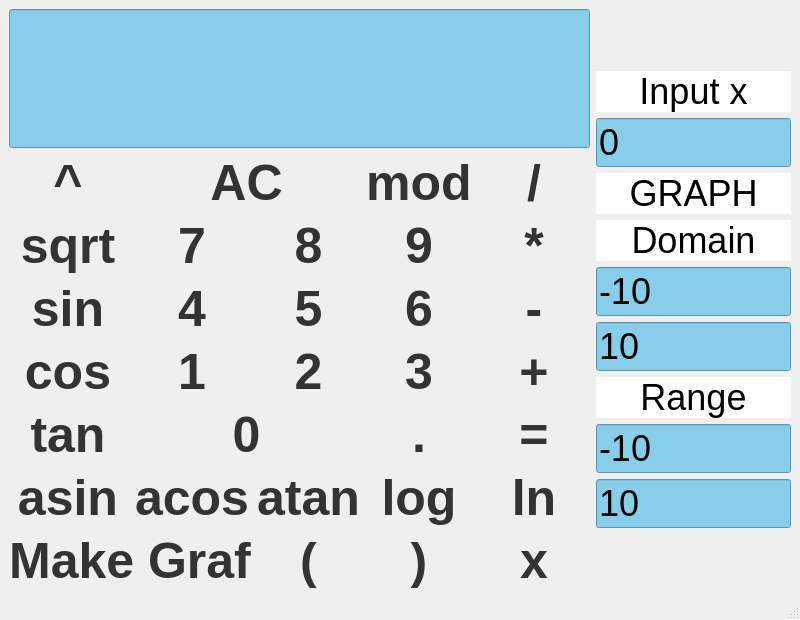
 <widget class="QMainWindow" name="MainWindow">
  <property name="geometry">
   <rect>
    <x>0</x>
    <y>0</y>
    <width>800</width>
    <height>620</height>
   </rect>
  </property>
  <property name="windowTitle">
   <string>MainWindow</string>
  </property>
  <widget class="QWidget" name="centralwidget">
   <layout class="QHBoxLayout" name="horizontalLayout">
    <item>
     <layout class="QGridLayout" name="gridLayout_2" columnstretch="0,0,0,0,0,0">
      <property name="sizeConstraint">
       <enum>QLayout::SetDefaultConstraint</enum>
      </property>
      <property name="leftMargin">
       <number>0</number>
      </property>
      <property name="topMargin">
       <number>0</number>
      </property>
      <property name="rightMargin">
       <number>0</number>
      </property>
      <property name="bottomMargin">
       <number>0</number>
      </property>
      <property name="horizontalSpacing">
       <number>-1</number>
      </property>
      <item row="3" column="1">
       <widget class="QPushButton" name="pushButton_sin">
        <property name="sizePolicy">
         <sizepolicy hsizetype="Preferred" vsizetype="Preferred">
          <horstretch>0</horstretch>
          <verstretch>0</verstretch>
         </sizepolicy>
        </property>
        <property name="styleSheet">
         <string>QPushButton {
color: #333;
border-radius: 10px;
background: qradialgradient(
cx: 0.4, cy: -0.5, fx: 0.3, fy: -0.4,
radius: 1.35, stop: 0 #DCDCDC
);
font-size:50px;
font-weight:800;
}

QPushButton:hover {
background: qradialgradient(
cx: 0.3, cy: -0.4, fx: 0.3, fy: -0.4,
radius: 1.35, stop: 0 #fff, stop: 1 #bbb
);
}</string>
        </property>
        <property name="text">
         <string>sin</string>
        </property>
       </widget>
      </item>
      <item row="6" column="5">
       <widget class="QPushButton" name="pushButton_ln">
        <property name="sizePolicy">
         <sizepolicy hsizetype="Preferred" vsizetype="Preferred">
          <horstretch>0</horstretch>
          <verstretch>0</verstretch>
         </sizepolicy>
        </property>
        <property name="styleSheet">
         <string notr="true">QPushButton {
color: #333;
border-radius: 10px;
background: qradialgradient(
cx: 0.4, cy: -0.5, fx: 0.3, fy: -0.4,
radius: 1.35, stop: 0 #87CEFA, stop: 1 #87CEFA
);
font-size:50px;
font-weight:800;
}

QPushButton:hover {
background: qradialgradient(
cx: 0.3, cy: -0.4, fx: 0.3, fy: -0.4,
radius: 1.35, stop: 0 #fff, stop: 1 #bbb
);
}</string>
        </property>
        <property name="text">
         <string>ln</string>
        </property>
       </widget>
      </item>
      <item row="1" column="4">
       <widget class="QPushButton" name="pushButton_mod">
        <property name="sizePolicy">
         <sizepolicy hsizetype="Preferred" vsizetype="Preferred">
          <horstretch>0</horstretch>
          <verstretch>0</verstretch>
         </sizepolicy>
        </property>
        <property name="styleSheet">
         <string>QPushButton {
color: #333;
border-radius: 10px;
background: qradialgradient(
cx: 0.4, cy: -0.5, fx: 0.3, fy: -0.4,
radius: 1.35, stop: 0 #87CEFA, stop: 1 #87CEFA
);
font-size:50px;
font-weight:800;
}

QPushButton:hover {
background: qradialgradient(
cx: 0.3, cy: -0.4, fx: 0.3, fy: -0.4,
radius: 1.35, stop: 0 #fff, stop: 1 #bbb
);
}</string>
        </property>
        <property name="text">
         <string>mod</string>
        </property>
       </widget>
      </item>
      <item row="3" column="3">
       <widget class="QPushButton" name="pushButton_5">
        <property name="sizePolicy">
         <sizepolicy hsizetype="Preferred" vsizetype="Preferred">
          <horstretch>0</horstretch>
          <verstretch>0</verstretch>
         </sizepolicy>
        </property>
        <property name="styleSheet">
         <string notr="true">QPushButton {
color: #333;
border-radius: 10px;
background: qradialgradient(
cx: 0.4, cy: -0.5, fx: 0.3, fy: -0.4,
radius: 1.35, stop: 0 #DCDCDC
);
font-size:50px;
font-weight:800;
}

QPushButton:hover {
background: qradialgradient(
cx: 0.3, cy: -0.4, fx: 0.3, fy: -0.4,
radius: 1.35, stop: 0 #fff, stop: 1 #bbb
);
}</string>
        </property>
        <property name="text">
         <string>5</string>
        </property>
       </widget>
      </item>
      <item row="2" column="2">
       <widget class="QPushButton" name="pushButton_7">
        <property name="sizePolicy">
         <sizepolicy hsizetype="Preferred" vsizetype="Preferred">
          <horstretch>0</horstretch>
          <verstretch>0</verstretch>
         </sizepolicy>
        </property>
        <property name="styleSheet">
         <string notr="true">QPushButton {
color: #333;
border-radius: 10px;
background: qradialgradient(
cx: 0.4, cy: -0.5, fx: 0.3, fy: -0.4,
radius: 1.35, stop: 0 #DCDCDC
);
font-size:50px;
font-weight:800;
}

QPushButton:hover {
background: qradialgradient(
cx: 0.3, cy: -0.4, fx: 0.3, fy: -0.4,
radius: 1.35, stop: 0 #fff, stop: 1 #bbb
);
}</string>
        </property>
        <property name="text">
         <string>7</string>
        </property>
       </widget>
      </item>
      <item row="6" column="2">
       <widget class="QPushButton" name="pushButton_acos">
        <property name="sizePolicy">
         <sizepolicy hsizetype="Preferred" vsizetype="Preferred">
          <horstretch>0</horstretch>
          <verstretch>0</verstretch>
         </sizepolicy>
        </property>
        <property name="styleSheet">
         <string notr="true">QPushButton {
color: #333;
border-radius: 10px;
background: qradialgradient(
cx: 0.4, cy: -0.5, fx: 0.3, fy: -0.4,
radius: 1.35, stop: 0 #DCDCDC
);
font-size:50px;
font-weight:800;
}

QPushButton:hover {
background: qradialgradient(
cx: 0.3, cy: -0.4, fx: 0.3, fy: -0.4,
radius: 1.35, stop: 0 #fff, stop: 1 #bbb
);
}</string>
        </property>
        <property name="text">
         <string>acos</string>
        </property>
       </widget>
      </item>
      <item row="6" column="4">
       <widget class="QPushButton" name="pushButton_log">
        <property name="sizePolicy">
         <sizepolicy hsizetype="Preferred" vsizetype="Preferred">
          <horstretch>0</horstretch>
          <verstretch>0</verstretch>
         </sizepolicy>
        </property>
        <property name="styleSheet">
         <string notr="true">QPushButton {
color: #333;
border-radius: 10px;
background: qradialgradient(
cx: 0.4, cy: -0.5, fx: 0.3, fy: -0.4,
radius: 1.35, stop: 0 #DCDCDC
);
font-size:50px;
font-weight:800;
}

QPushButton:hover {
background: qradialgradient(
cx: 0.3, cy: -0.4, fx: 0.3, fy: -0.4,
radius: 1.35, stop: 0 #fff, stop: 1 #bbb
);
}</string>
        </property>
        <property name="text">
         <string>log</string>
        </property>
       </widget>
      </item>
      <item row="3" column="4">
       <widget class="QPushButton" name="pushButton_6">
        <property name="sizePolicy">
         <sizepolicy hsizetype="Preferred" vsizetype="Preferred">
          <horstretch>0</horstretch>
          <verstretch>0</verstretch>
         </sizepolicy>
        </property>
        <property name="styleSheet">
         <string notr="true">QPushButton {
color: #333;
border-radius: 10px;
background: qradialgradient(
cx: 0.4, cy: -0.5, fx: 0.3, fy: -0.4,
radius: 1.35, stop: 0 #DCDCDC
);
font-size:50px;
font-weight:800;
}

QPushButton:hover {
background: qradialgradient(
cx: 0.3, cy: -0.4, fx: 0.3, fy: -0.4,
radius: 1.35, stop: 0 #fff, stop: 1 #bbb
);
}</string>
        </property>
        <property name="text">
         <string>6</string>
        </property>
       </widget>
      </item>
      <item row="2" column="4">
       <widget class="QPushButton" name="pushButton_9">
        <property name="sizePolicy">
         <sizepolicy hsizetype="Preferred" vsizetype="Preferred">
          <horstretch>0</horstretch>
          <verstretch>0</verstretch>
         </sizepolicy>
        </property>
        <property name="styleSheet">
         <string notr="true">QPushButton {
color: #333;
border-radius: 10px;
background: qradialgradient(
cx: 0.4, cy: -0.5, fx: 0.3, fy: -0.4,
radius: 1.35, stop: 0 #DCDCDC
);
font-size:50px;
font-weight:800;
}

QPushButton:hover {
background: qradialgradient(
cx: 0.3, cy: -0.4, fx: 0.3, fy: -0.4,
radius: 1.35, stop: 0 #fff, stop: 1 #bbb
);
}</string>
        </property>
        <property name="text">
         <string>9</string>
        </property>
       </widget>
      </item>
      <item row="1" column="2" colspan="2">
       <widget class="QPushButton" name="pushButton_clean">
        <property name="sizePolicy">
         <sizepolicy hsizetype="Preferred" vsizetype="Preferred">
          <horstretch>0</horstretch>
          <verstretch>0</verstretch>
         </sizepolicy>
        </property>
        <property name="styleSheet">
         <string notr="true">QPushButton {
color: #333;
border-radius: 10px;
background: qradialgradient(
cx: 0.4, cy: -0.5, fx: 0.3, fy: -0.4,
radius: 1.35, stop: 0 #87CEFA, stop: 1 #87CEFA
);
font-size:50px;
font-weight:800;
}

QPushButton:hover {
background: qradialgradient(
cx: 0.3, cy: -0.4, fx: 0.3, fy: -0.4,
radius: 1.35, stop: 0 #fff, stop: 1 #bbb
);
}</string>
        </property>
        <property name="text">
         <string>AC</string>
        </property>
       </widget>
      </item>
      <item row="4" column="3">
       <widget class="QPushButton" name="pushButton_2">
        <property name="sizePolicy">
         <sizepolicy hsizetype="Preferred" vsizetype="Preferred">
          <horstretch>0</horstretch>
          <verstretch>0</verstretch>
         </sizepolicy>
        </property>
        <property name="styleSheet">
         <string notr="true">QPushButton {
color: #333;
border-radius: 10px;
background: qradialgradient(
cx: 0.4, cy: -0.5, fx: 0.3, fy: -0.4,
radius: 1.35, stop: 0 #DCDCDC
);
font-size:50px;
font-weight:800;
}

QPushButton:hover {
background: qradialgradient(
cx: 0.3, cy: -0.4, fx: 0.3, fy: -0.4,
radius: 1.35, stop: 0 #fff, stop: 1 #bbb
);
}</string>
        </property>
        <property name="text">
         <string>2</string>
        </property>
       </widget>
      </item>
      <item row="1" column="1">
       <widget class="QPushButton" name="pushButton_degree">
        <property name="sizePolicy">
         <sizepolicy hsizetype="Preferred" vsizetype="Preferred">
          <horstretch>0</horstretch>
          <verstretch>0</verstretch>
         </sizepolicy>
        </property>
        <property name="styleSheet">
         <string notr="true">QPushButton {
color: #333;
border-radius: 10px;
background: qradialgradient(
cx: 0.4, cy: -0.5, fx: 0.3, fy: -0.4,
radius: 1.35, stop: 0 #87CEFA, stop: 1 #87CEFA
);
font-size:50px;
font-weight:800;
}

QPushButton:hover {
background: qradialgradient(
cx: 0.3, cy: -0.4, fx: 0.3, fy: -0.4,
radius: 1.35, stop: 0 #fff, stop: 1 #bbb
);
}</string>
        </property>
        <property name="text">
         <string>^</string>
        </property>
       </widget>
      </item>
      <item row="4" column="2">
       <widget class="QPushButton" name="pushButton_1">
        <property name="sizePolicy">
         <sizepolicy hsizetype="Preferred" vsizetype="Preferred">
          <horstretch>0</horstretch>
          <verstretch>0</verstretch>
         </sizepolicy>
        </property>
        <property name="styleSheet">
         <string notr="true">QPushButton {
color: #333;
border-radius: 10px;
background: qradialgradient(
cx: 0.4, cy: -0.5, fx: 0.3, fy: -0.4,
radius: 1.35, stop: 0 #DCDCDC
);
font-size:50px;
font-weight:800;
}

QPushButton:hover {
background: qradialgradient(
cx: 0.3, cy: -0.4, fx: 0.3, fy: -0.4,
radius: 1.35, stop: 0 #fff, stop: 1 #bbb
);
}</string>
        </property>
        <property name="text">
         <string>1</string>
        </property>
       </widget>
      </item>
      <item row="5" column="5">
       <widget class="QPushButton" name="pushButton_equals">
        <property name="sizePolicy">
         <sizepolicy hsizetype="Preferred" vsizetype="Preferred">
          <horstretch>0</horstretch>
          <verstretch>0</verstretch>
         </sizepolicy>
        </property>
        <property name="sizeIncrement">
         <size>
          <width>0</width>
          <height>0</height>
         </size>
        </property>
        <property name="font">
         <font>
          <pointsize>-1</pointsize>
          <italic>false</italic>
          <bold>true</bold>
         </font>
        </property>
        <property name="styleSheet">
         <string notr="true">QPushButton {
color: #333;
border-radius: 10px;
background: qradialgradient(
cx: 0.4, cy: -0.5, fx: 0.3, fy: -0.4,
radius: 1.35, stop: 0 #87CEFA, stop: 1 #87CEFA
);
font-size:50px;
font-weight:800;
}

QPushButton:hover {
background: qradialgradient(
cx: 0.3, cy: -0.4, fx: 0.3, fy: -0.4,
radius: 1.35, stop: 0 #fff, stop: 1 #bbb
);
}</string>
        </property>
        <property name="text">
         <string>=</string>
        </property>
       </widget>
      </item>
      <item row="2" column="5">
       <widget class="QPushButton" name="pushButton_mul">
        <property name="sizePolicy">
         <sizepolicy hsizetype="Preferred" vsizetype="Preferred">
          <horstretch>0</horstretch>
          <verstretch>0</verstretch>
         </sizepolicy>
        </property>
        <property name="sizeIncrement">
         <size>
          <width>0</width>
          <height>0</height>
         </size>
        </property>
        <property name="styleSheet">
         <string notr="true">QPushButton {
color: #333;
border-radius: 10px;
background: qradialgradient(
cx: 0.4, cy: -0.5, fx: 0.3, fy: -0.4,
radius: 1.35, stop: 0 #87CEFA, stop: 1 #87CEFA
);
font-size:50px;
font-weight:800;
}

QPushButton:hover {
background: qradialgradient(
cx: 0.3, cy: -0.4, fx: 0.3, fy: -0.4,
radius: 1.35, stop: 0 #fff, stop: 1 #bbb
);
}</string>
        </property>
        <property name="text">
         <string>*</string>
        </property>
       </widget>
      </item>
      <item row="6" column="1">
       <widget class="QPushButton" name="pushButton_asin">
        <property name="sizePolicy">
         <sizepolicy hsizetype="Preferred" vsizetype="Preferred">
          <horstretch>0</horstretch>
          <verstretch>0</verstretch>
         </sizepolicy>
        </property>
        <property name="styleSheet">
         <string>QPushButton {
color: #333;
border-radius: 10px;
background: qradialgradient(
cx: 0.4, cy: -0.5, fx: 0.3, fy: -0.4,
radius: 1.35, stop: 0 #DCDCDC
);
font-size:50px;
font-weight:800;
}

QPushButton:hover {
background: qradialgradient(
cx: 0.3, cy: -0.4, fx: 0.3, fy: -0.4,
radius: 1.35, stop: 0 #fff, stop: 1 #bbb
);
}</string>
        </property>
        <property name="text">
         <string>asin</string>
        </property>
       </widget>
      </item>
      <item row="1" column="5">
       <widget class="QPushButton" name="pushButton_div">
        <property name="sizePolicy">
         <sizepolicy hsizetype="Preferred" vsizetype="Preferred">
          <horstretch>0</horstretch>
          <verstretch>0</verstretch>
         </sizepolicy>
        </property>
        <property name="sizeIncrement">
         <size>
          <width>0</width>
          <height>0</height>
         </size>
        </property>
        <property name="styleSheet">
         <string notr="true">QPushButton {
color: #333;
border-radius: 10px;
background: qradialgradient(
cx: 0.4, cy: -0.5, fx: 0.3, fy: -0.4,
radius: 1.35, stop: 0#87CEFA, stop: 1 #87CEFA
);
font-size:50px;
font-weight:800;
}

QPushButton:hover {
background: qradialgradient(
cx: 0.3, cy: -0.4, fx: 0.3, fy: -0.4,
radius: 1.35, stop: 0 #fff, stop: 1 #bbb
);
}</string>
        </property>
        <property name="text">
         <string>/</string>
        </property>
       </widget>
      </item>
      <item row="5" column="2" colspan="2">
       <widget class="QPushButton" name="pushButton_zero">
        <property name="sizePolicy">
         <sizepolicy hsizetype="Preferred" vsizetype="Preferred">
          <horstretch>0</horstretch>
          <verstretch>0</verstretch>
         </sizepolicy>
        </property>
        <property name="styleSheet">
         <string>QPushButton {
color: #333;
border-radius: 10px;
background: qradialgradient(
cx: 0.4, cy: -0.5, fx: 0.3, fy: -0.4,
radius: 1.35, stop: 0 #DCDCDC
);
font-size:50px;
font-weight:800;
}

QPushButton:hover {
background: qradialgradient(
cx: 0.3, cy: -0.4, fx: 0.3, fy: -0.4,
radius: 1.35, stop: 0 #fff, stop: 1 #bbb
);
}</string>
        </property>
        <property name="text">
         <string>0</string>
        </property>
       </widget>
      </item>
      <item row="7" column="5">
       <widget class="QPushButton" name="pushButton_x">
        <property name="styleSheet">
         <string notr="true">QPushButton {
color: #333;
border-radius: 10px;
background: qradialgradient(
cx: 0.4, cy: -0.5, fx: 0.3, fy: -0.4,
radius: 1.35, stop: 0 #87CEFA, stop: 1 #87CEFA
);
font-size:50px;
font-weight:800;
}

QPushButton:hover {
background: qradialgradient(
cx: 0.3, cy: -0.4, fx: 0.3, fy: -0.4,
radius: 1.35, stop: 0 #fff, stop: 1 #bbb
);
}</string>
        </property>
        <property name="text">
         <string>   x   </string>
        </property>
       </widget>
      </item>
      <item row="6" column="3">
       <widget class="QPushButton" name="pushButton_atan">
        <property name="sizePolicy">
         <sizepolicy hsizetype="Preferred" vsizetype="Preferred">
          <horstretch>0</horstretch>
          <verstretch>0</verstretch>
         </sizepolicy>
        </property>
        <property name="styleSheet">
         <string notr="true">QPushButton {
color: #333;
border-radius: 10px;
background: qradialgradient(
cx: 0.4, cy: -0.5, fx: 0.3, fy: -0.4,
radius: 1.35, stop: 0 #DCDCDC
);
font-size:50px;
font-weight:800;
}

QPushButton:hover {
background: qradialgradient(
cx: 0.3, cy: -0.4, fx: 0.3, fy: -0.4,
radius: 1.35, stop: 0 #fff, stop: 1 #bbb
);
}</string>
        </property>
        <property name="text">
         <string>atan</string>
        </property>
       </widget>
      </item>
      <item row="4" column="1">
       <widget class="QPushButton" name="pushButton_cos">
        <property name="sizePolicy">
         <sizepolicy hsizetype="Preferred" vsizetype="Preferred">
          <horstretch>0</horstretch>
          <verstretch>0</verstretch>
         </sizepolicy>
        </property>
        <property name="styleSheet">
         <string notr="true">QPushButton {
color: #333;
border-radius: 10px;
background: qradialgradient(
cx: 0.4, cy: -0.5, fx: 0.3, fy: -0.4,
radius: 1.35, stop: 0 #DCDCDC
);
font-size:50px;
font-weight:800;
}

QPushButton:hover {
background: qradialgradient(
cx: 0.3, cy: -0.4, fx: 0.3, fy: -0.4,
radius: 1.35, stop: 0 #fff, stop: 1 #bbb
);
}</string>
        </property>
        <property name="text">
         <string>cos</string>
        </property>
       </widget>
      </item>
      <item row="5" column="1">
       <widget class="QPushButton" name="pushButton_tan">
        <property name="sizePolicy">
         <sizepolicy hsizetype="Preferred" vsizetype="Preferred">
          <horstretch>0</horstretch>
          <verstretch>0</verstretch>
         </sizepolicy>
        </property>
        <property name="styleSheet">
         <string notr="true">QPushButton {
color: #333;
border-radius: 10px;
background: qradialgradient(
cx: 0.4, cy: -0.5, fx: 0.3, fy: -0.4,
radius: 1.35, stop: 0 #DCDCDC
);
font-size:50px;
font-weight:800;
}

QPushButton:hover {
background: qradialgradient(
cx: 0.3, cy: -0.4, fx: 0.3, fy: -0.4,
radius: 1.35, stop: 0 #fff, stop: 1 #bbb
);
}</string>
        </property>
        <property name="text">
         <string>tan</string>
        </property>
       </widget>
      </item>
      <item row="7" column="4">
       <widget class="QPushButton" name="pushButton_brack_r">
        <property name="sizePolicy">
         <sizepolicy hsizetype="Preferred" vsizetype="Preferred">
          <horstretch>0</horstretch>
          <verstretch>0</verstretch>
         </sizepolicy>
        </property>
        <property name="styleSheet">
         <string notr="true">QPushButton {
color: #333;
border-radius: 10px;
background: qradialgradient(
cx: 0.4, cy: -0.5, fx: 0.3, fy: -0.4,
radius: 1.35, stop: 0 #DCDCDC
);
font-size:50px;
font-weight:800;
}

QPushButton:hover {
background: qradialgradient(
cx: 0.3, cy: -0.4, fx: 0.3, fy: -0.4,
radius: 1.35, stop: 0 #fff, stop: 1 #bbb
);
}</string>
        </property>
        <property name="text">
         <string>)</string>
        </property>
       </widget>
      </item>
      <item row="4" column="5">
       <widget class="QPushButton" name="pushButton_plus">
        <property name="sizePolicy">
         <sizepolicy hsizetype="Preferred" vsizetype="Preferred">
          <horstretch>0</horstretch>
          <verstretch>0</verstretch>
         </sizepolicy>
        </property>
        <property name="sizeIncrement">
         <size>
          <width>0</width>
          <height>0</height>
         </size>
        </property>
        <property name="styleSheet">
         <string notr="true">QPushButton {
color: #333;
border-radius: 10px;
background: qradialgradient(
cx: 0.4, cy: -0.5, fx: 0.3, fy: -0.4,
radius: 1.35, stop: 0 #87CEFA, stop: 1 #87CEFA
);
font-size:50px;
font-weight:800;
}

QPushButton:hover {
background: qradialgradient(
cx: 0.3, cy: -0.4, fx: 0.3, fy: -0.4,
radius: 1.35, stop: 0 #fff, stop: 1 #bbb
);
}</string>
        </property>
        <property name="text">
         <string>+</string>
        </property>
       </widget>
      </item>
      <item row="2" column="1">
       <widget class="QPushButton" name="pushButton_sqrt">
        <property name="sizePolicy">
         <sizepolicy hsizetype="Preferred" vsizetype="Preferred">
          <horstretch>0</horstretch>
          <verstretch>0</verstretch>
         </sizepolicy>
        </property>
        <property name="styleSheet">
         <string notr="true">QPushButton {
color: #333;
border-radius: 10px;
background: qradialgradient(
cx: 0.4, cy: -0.5, fx: 0.3, fy: -0.4,
radius: 1.35, stop: 0 #DCDCDC
);
font-size:50px;
font-weight:800;
}

QPushButton:hover {
background: qradialgradient(
cx: 0.3, cy: -0.4, fx: 0.3, fy: -0.4,
radius: 1.35, stop: 0 #fff, stop: 1 #bbb
);
}</string>
        </property>
        <property name="text">
         <string>sqrt</string>
        </property>
       </widget>
      </item>
      <item row="2" column="3">
       <widget class="QPushButton" name="pushButton_8">
        <property name="sizePolicy">
         <sizepolicy hsizetype="Preferred" vsizetype="Preferred">
          <horstretch>0</horstretch>
          <verstretch>0</verstretch>
         </sizepolicy>
        </property>
        <property name="styleSheet">
         <string notr="true">QPushButton {
color: #333;
border-radius: 10px;
background: qradialgradient(
cx: 0.4, cy: -0.5, fx: 0.3, fy: -0.4,
radius: 1.35, stop: 0 #DCDCDC
);
font-size:50px;
font-weight:800;
}

QPushButton:hover {
background: qradialgradient(
cx: 0.3, cy: -0.4, fx: 0.3, fy: -0.4,
radius: 1.35, stop: 0 #fff, stop: 1 #bbb
);
}</string>
        </property>
        <property name="text">
         <string>8</string>
        </property>
       </widget>
      </item>
      <item row="3" column="2">
       <widget class="QPushButton" name="pushButton_4">
        <property name="sizePolicy">
         <sizepolicy hsizetype="Preferred" vsizetype="Preferred">
          <horstretch>0</horstretch>
          <verstretch>0</verstretch>
         </sizepolicy>
        </property>
        <property name="styleSheet">
         <string notr="true">QPushButton {
color: #333;
border-radius: 10px;
background: qradialgradient(
cx: 0.4, cy: -0.5, fx: 0.3, fy: -0.4,
radius: 1.35, stop: 0 #DCDCDC
);
font-size:50px;
font-weight:800;
}

QPushButton:hover {
background: qradialgradient(
cx: 0.3, cy: -0.4, fx: 0.3, fy: -0.4,
radius: 1.35, stop: 0 #fff, stop: 1 #bbb
);
}</string>
        </property>
        <property name="text">
         <string>4</string>
        </property>
       </widget>
      </item>
      <item row="5" column="4">
       <widget class="QPushButton" name="pushButton_point">
        <property name="sizePolicy">
         <sizepolicy hsizetype="Preferred" vsizetype="Preferred">
          <horstretch>0</horstretch>
          <verstretch>0</verstretch>
         </sizepolicy>
        </property>
        <property name="styleSheet">
         <string notr="true">QPushButton {
color: #333;
border-radius: 10px;
background: qradialgradient(
cx: 0.4, cy: -0.5, fx: 0.3, fy: -0.4,
radius: 1.35, stop: 0 #DCDCDC
);
font-size:50px;
font-weight:800;
}

QPushButton:hover {
background: qradialgradient(
cx: 0.3, cy: -0.4, fx: 0.3, fy: -0.4,
radius: 1.35, stop: 0 #fff, stop: 1 #bbb
);
}</string>
        </property>
        <property name="text">
         <string>  .  </string>
        </property>
       </widget>
      </item>
      <item row="3" column="5">
       <widget class="QPushButton" name="pushButton_minus">
        <property name="sizePolicy">
         <sizepolicy hsizetype="Preferred" vsizetype="Preferred">
          <horstretch>0</horstretch>
          <verstretch>0</verstretch>
         </sizepolicy>
        </property>
        <property name="sizeIncrement">
         <size>
          <width>0</width>
          <height>0</height>
         </size>
        </property>
        <property name="styleSheet">
         <string notr="true">QPushButton {
color: #333;
border-radius: 10px;
background: qradialgradient(
cx: 0.4, cy: -0.5, fx: 0.3, fy: -0.4,
radius: 1.35, stop: 0 #87CEFA, stop: 1 #87CEFA
);
font-size:50px;
font-weight:800;
}

QPushButton:hover {
background: qradialgradient(
cx: 0.3, cy: -0.4, fx: 0.3, fy: -0.4,
radius: 1.35, stop: 0 #fff, stop: 1 #bbb
);
}</string>
        </property>
        <property name="text">
         <string>-</string>
        </property>
       </widget>
      </item>
      <item row="7" column="3">
       <widget class="QPushButton" name="pushButton_brack_l">
        <property name="sizePolicy">
         <sizepolicy hsizetype="Preferred" vsizetype="Preferred">
          <horstretch>0</horstretch>
          <verstretch>0</verstretch>
         </sizepolicy>
        </property>
        <property name="styleSheet">
         <string notr="true">QPushButton {
color: #333;
border-radius: 10px;
background: qradialgradient(
cx: 0.4, cy: -0.5, fx: 0.3, fy: -0.4,
radius: 1.35, stop: 0 #DCDCDC
);
font-size:50px;
font-weight:800;
}

QPushButton:hover {
background: qradialgradient(
cx: 0.3, cy: -0.4, fx: 0.3, fy: -0.4,
radius: 1.35, stop: 0 #fff, stop: 1 #bbb
);
}</string>
        </property>
        <property name="text">
         <string>(</string>
        </property>
       </widget>
      </item>
      <item row="7" column="1" colspan="2">
       <widget class="QPushButton" name="pushButton_graph">
        <property name="sizePolicy">
         <sizepolicy hsizetype="Preferred" vsizetype="Preferred">
          <horstretch>0</horstretch>
          <verstretch>0</verstretch>
         </sizepolicy>
        </property>
        <property name="styleSheet">
         <string notr="true">QPushButton {
color: #333;
border-radius: 10px;
background: qradialgradient(
cx: 0.4, cy: -0.5, fx: 0.3, fy: -0.4,
radius: 1.35, stop: 0 #00FA9A
);
font-size:50px;
font-weight:800;
}

QPushButton:hover {
background: qradialgradient(
cx: 0.3, cy: -0.4, fx: 0.3, fy: -0.4,
radius: 1.35, stop: 0 #fff, stop: 1 #bbb
);
}</string>
        </property>
        <property name="text">
         <string>Make Graf</string>
        </property>
       </widget>
      </item>
      <item row="4" column="4">
       <widget class="QPushButton" name="pushButton_3">
        <property name="sizePolicy">
         <sizepolicy hsizetype="Preferred" vsizetype="Preferred">
          <horstretch>0</horstretch>
          <verstretch>0</verstretch>
         </sizepolicy>
        </property>
        <property name="styleSheet">
         <string notr="true">QPushButton {
color: #333;
border-radius: 10px;
background: qradialgradient(
cx: 0.4, cy: -0.5, fx: 0.3, fy: -0.4,
radius: 1.35, stop: 0 #DCDCDC
);
font-size:50px;
font-weight:800;
}

QPushButton:hover {
background: qradialgradient(
cx: 0.3, cy: -0.4, fx: 0.3, fy: -0.4,
radius: 1.35, stop: 0 #fff, stop: 1 #bbb
);
}</string>
        </property>
        <property name="text">
         <string>3</string>
        </property>
       </widget>
      </item>
      <item row="0" column="1" colspan="5">
       <layout class="QVBoxLayout" name="verticalLayout_2">
        <item>
         <widget class="QLineEdit" name="result">
          <property name="sizePolicy">
           <sizepolicy hsizetype="Expanding" vsizetype="Expanding">
            <horstretch>0</horstretch>
            <verstretch>0</verstretch>
           </sizepolicy>
          </property>
          <property name="font">
           <font>
            <pointsize>-1</pointsize>
           </font>
          </property>
          <property name="styleSheet">
           <string notr="true">QLineEdit{
color:black;
font-size: 32px;
background-color:#87CEEB
}</string>
          </property>
          <property name="text">
           <string/>
          </property>
          <property name="alignment">
           <set>Qt::AlignLeading|Qt::AlignLeft|Qt::AlignTop</set>
          </property>
         </widget>
        </item>
       </layout>
      </item>
     </layout>
    </item>
    <item>
     <layout class="QVBoxLayout" name="verticalLayout_3">
      <item>
       <spacer name="verticalSpacer">
        <property name="orientation">
         <enum>Qt::Vertical</enum>
        </property>
        <property name="sizeHint" stdset="0">
         <size>
          <width>20</width>
          <height>40</height>
         </size>
        </property>
       </spacer>
      </item>
      <item>
       <widget class="QLabel" name="label">
        <property name="font">
         <font>
          <pointsize>27</pointsize>
         </font>
        </property>
        <property name="styleSheet">
         <string notr="true">QLabel{
color:black;
background-color:#FFFFFF
}</string>
        </property>
        <property name="text">
         <string>Input x</string>
        </property>
        <property name="alignment">
         <set>Qt::AlignCenter</set>
        </property>
       </widget>
      </item>
      <item>
       <widget class="QLineEdit" name="input_x">
        <property name="font">
         <font>
          <pointsize>27</pointsize>
         </font>
        </property>
        <property name="styleSheet">
         <string notr="true">QLineEdit {
color:black;
background-color:#87CEEB
}</string>
        </property>
        <property name="text">
         <string>0</string>
        </property>
       </widget>
      </item>
      <item>
       <widget class="QLabel" name="label_2">
        <property name="font">
         <font>
          <pointsize>27</pointsize>
         </font>
        </property>
        <property name="styleSheet">
         <string notr="true">QLabel{
color:black;
background-color:#FFFFFF
}</string>
        </property>
        <property name="text">
         <string>GRAPH</string>
        </property>
        <property name="alignment">
         <set>Qt::AlignCenter</set>
        </property>
       </widget>
      </item>
      <item>
       <widget class="QLabel" name="label_3">
        <property name="font">
         <font>
          <pointsize>27</pointsize>
         </font>
        </property>
        <property name="styleSheet">
         <string notr="true">QLabel{
color:black;
background-color:#FFFFFF
}</string>
        </property>
        <property name="text">
         <string>Domain</string>
        </property>
        <property name="alignment">
         <set>Qt::AlignCenter</set>
        </property>
       </widget>
      </item>
      <item>
       <widget class="QLineEdit" name="domain_min">
        <property name="font">
         <font>
          <pointsize>27</pointsize>
         </font>
        </property>
        <property name="styleSheet">
         <string notr="true">QLineEdit {
color:black;
background-color:#87CEEB
}</string>
        </property>
        <property name="text">
         <string>-10</string>
        </property>
       </widget>
      </item>
      <item>
       <widget class="QLineEdit" name="domain_max">
        <property name="font">
         <font>
          <pointsize>27</pointsize>
         </font>
        </property>
        <property name="styleSheet">
         <string notr="true">QLineEdit {
color:black;
background-color:#87CEEB
}</string>
        </property>
        <property name="text">
         <string>10</string>
        </property>
       </widget>
      </item>
      <item>
       <widget class="QLabel" name="label_4">
        <property name="font">
         <font>
          <pointsize>27</pointsize>
         </font>
        </property>
        <property name="styleSheet">
         <string notr="true">QLabel{
color:black;
background-color:#FFFFFF
}</string>
        </property>
        <property name="text">
         <string>Range</string>
        </property>
        <property name="alignment">
         <set>Qt::AlignCenter</set>
        </property>
       </widget>
      </item>
      <item>
       <widget class="QLineEdit" name="range_min">
        <property name="font">
         <font>
          <pointsize>27</pointsize>
         </font>
        </property>
        <property name="styleSheet">
         <string notr="true">QLineEdit {
color:black;
background-color:#87CEEB
}</string>
        </property>
        <property name="text">
         <string>-10</string>
        </property>
       </widget>
      </item>
      <item>
       <widget class="QLineEdit" name="range_max">
        <property name="font">
         <font>
          <pointsize>27</pointsize>
         </font>
        </property>
        <property name="styleSheet">
         <string notr="true">QLineEdit{
color:balck;
background-color:#87CEEB
}</string>
        </property>
        <property name="text">
         <string>10</string>
        </property>
       </widget>
      </item>
      <item>
       <spacer name="verticalSpacer_2">
        <property name="orientation">
         <enum>Qt::Vertical</enum>
        </property>
        <property name="sizeHint" stdset="0">
         <size>
          <width>20</width>
          <height>40</height>
         </size>
        </property>
       </spacer>
      </item>
     </layout>
    </item>
   </layout>
  </widget>
  <widget class="QMenuBar" name="menubar">
   <property name="geometry">
    <rect>
     <x>0</x>
     <y>0</y>
     <width>800</width>
     <height>22</height>
    </rect>
   </property>
  </widget>
  <widget class="QStatusBar" name="statusbar"/>
 </widget>
